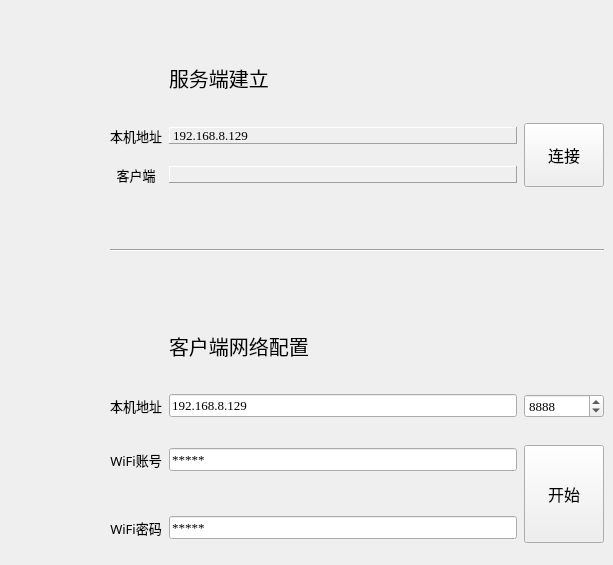
      <widget class="QWidget" name="tab_6">
       <attribute name="icon">
        <iconset resource="res.qrc">
         <normaloff>:/icon/img/icon4.png</normaloff>:/icon/img/icon4.png</iconset>
       </attribute>
       <attribute name="title">
        <string/>
       </attribute>
       <attribute name="toolTip">
        <string>网络</string>
       </attribute>
       <widget class="QWidget" name="gridLayoutWidget_4">
        <property name="geometry">
         <rect>
          <x>90</x>
          <y>40</y>
          <width>514</width>
          <height>516</height>
         </rect>
        </property>
        <layout class="QGridLayout" name="gridLayout_4" rowstretch="0,0,0,0,0,0,0,0,0,0" columnstretch="0,0,0,0">
         <property name="spacing">
          <number>7</number>
         </property>
         <item row="0" column="1">
          <widget class="QLabel" name="label_18">
           <property name="sizePolicy">
            <sizepolicy hsizetype="Preferred" vsizetype="Preferred">
             <horstretch>10</horstretch>
             <verstretch>10</verstretch>
            </sizepolicy>
           </property>
           <property name="maximumSize">
            <size>
             <width>50</width>
             <height>50</height>
            </size>
           </property>
           <property name="sizeIncrement">
            <size>
             <width>0</width>
             <height>0</height>
            </size>
           </property>
           <property name="baseSize">
            <size>
             <width>0</width>
             <height>0</height>
            </size>
           </property>
           <property name="font">
            <font>
             <pointsize>8</pointsize>
            </font>
           </property>
           <property name="mouseTracking">
            <bool>false</bool>
           </property>
           <property name="styleSheet">
            <string notr="true">image: url(:/icon/img/TCP.png);</string>
           </property>
           <property name="text">
            <string/>
           </property>
           <property name="textFormat">
            <enum>Qt::AutoText</enum>
           </property>
           <property name="alignment">
            <set>Qt::AlignCenter</set>
           </property>
           <property name="wordWrap">
            <bool>false</bool>
           </property>
          </widget>
         </item>
         <item row="4" column="0">
          <spacer name="verticalSpacer_4">
           <property name="orientation">
            <enum>Qt::Vertical</enum>
           </property>
           <property name="sizeType">
            <enum>QSizePolicy::Fixed</enum>
           </property>
           <property name="sizeHint" stdset="0">
            <size>
             <width>20</width>
             <height>62</height>
            </size>
           </property>
          </spacer>
         </item>
         <item row="2" column="1">
          <widget class="QLabel" name="label_7">
           <property name="font">
            <font>
             <family>黑体</family>
             <pointsize>10</pointsize>
            </font>
           </property>
           <property name="frameShape">
            <enum>QFrame::NoFrame</enum>
           </property>
           <property name="frameShadow">
            <enum>QFrame::Sunken</enum>
           </property>
           <property name="text">
            <string>客户端</string>
           </property>
           <property name="alignment">
            <set>Qt::AlignCenter</set>
           </property>
          </widget>
         </item>
         <item row="8" column="1">
          <spacer name="verticalSpacer_7">
           <property name="orientation">
            <enum>Qt::Vertical</enum>
           </property>
           <property name="sizeType">
            <enum>QSizePolicy::Fixed</enum>
           </property>
           <property name="sizeHint" stdset="0">
            <size>
             <width>20</width>
             <height>10</height>
            </size>
           </property>
          </spacer>
         </item>
         <item row="7" column="0">
          <spacer name="verticalSpacer_10">
           <property name="orientation">
            <enum>Qt::Vertical</enum>
           </property>
           <property name="sizeType">
            <enum>QSizePolicy::Fixed</enum>
           </property>
           <property name="sizeHint" stdset="0">
            <size>
             <width>20</width>
             <height>30</height>
            </size>
           </property>
          </spacer>
         </item>
         <item row="0" column="2" colspan="2">
          <widget class="QLabel" name="label_15">
           <property name="font">
            <font>
             <family>黑体</family>
             <pointsize>15</pointsize>
            </font>
           </property>
           <property name="text">
            <string>服务端建立</string>
           </property>
           <property name="alignment">
            <set>Qt::AlignLeading|Qt::AlignLeft|Qt::AlignVCenter</set>
           </property>
          </widget>
         </item>
         <item row="4" column="2" colspan="2">
          <widget class="QLabel" name="label_17">
           <property name="font">
            <font>
             <family>黑体</family>
             <pointsize>15</pointsize>
            </font>
           </property>
           <property name="text">
            <string>客户端网络配置</string>
           </property>
           <property name="alignment">
            <set>Qt::AlignLeading|Qt::AlignLeft|Qt::AlignVCenter</set>
           </property>
          </widget>
         </item>
         <item row="5" column="3">
          <widget class="QSpinBox" name="spinBox_Port">
           <property name="font">
            <font>
             <family>Times New Roman</family>
             <pointsize>10</pointsize>
            </font>
           </property>
           <property name="minimum">
            <number>1</number>
           </property>
           <property name="maximum">
            <number>65536</number>
           </property>
           <property name="value">
            <number>8888</number>
           </property>
          </widget>
         </item>
         <item row="6" column="1">
          <spacer name="verticalSpacer_6">
           <property name="orientation">
            <enum>Qt::Vertical</enum>
           </property>
           <property name="sizeType">
            <enum>QSizePolicy::Fixed</enum>
           </property>
           <property name="sizeHint" stdset="0">
            <size>
             <width>20</width>
             <height>10</height>
            </size>
           </property>
          </spacer>
         </item>
         <item row="7" column="2">
          <widget class="QLineEdit" name="lineEdit_wifi_id">
           <property name="font">
            <font>
             <family>Times New Roman</family>
             <pointsize>10</pointsize>
            </font>
           </property>
           <property name="text">
            <string>*****</string>
           </property>
          </widget>
         </item>
         <item row="5" column="2">
          <widget class="QLineEdit" name="lineEdit_IP">
           <property name="font">
            <font>
             <family>Times New Roman</family>
             <pointsize>10</pointsize>
            </font>
           </property>
           <property name="text">
            <string>192.168.8.129</string>
           </property>
          </widget>
         </item>
         <item row="3" column="0">
          <spacer name="verticalSpacer_5">
           <property name="orientation">
            <enum>Qt::Vertical</enum>
           </property>
           <property name="sizeType">
            <enum>QSizePolicy::Fixed</enum>
           </property>
           <property name="sizeHint" stdset="0">
            <size>
             <width>20</width>
             <height>100</height>
            </size>
           </property>
          </spacer>
         </item>
         <item row="4" column="1">
          <widget class="QLabel" name="label_22">
           <property name="sizePolicy">
            <sizepolicy hsizetype="Preferred" vsizetype="Preferred">
             <horstretch>20</horstretch>
             <verstretch>10</verstretch>
            </sizepolicy>
           </property>
           <property name="maximumSize">
            <size>
             <width>50</width>
             <height>50</height>
            </size>
           </property>
           <property name="font">
            <font>
             <pointsize>8</pointsize>
            </font>
           </property>
           <property name="styleSheet">
            <string notr="true">border-image: url(:/icon/img/config.png);</string>
           </property>
           <property name="text">
            <string/>
           </property>
           <property name="textFormat">
            <enum>Qt::AutoText</enum>
           </property>
           <property name="alignment">
            <set>Qt::AlignCenter</set>
           </property>
           <property name="wordWrap">
            <bool>false</bool>
           </property>
          </widget>
         </item>
         <item row="1" column="1">
          <widget class="QLabel" name="label_6">
           <property name="sizePolicy">
            <sizepolicy hsizetype="Minimum" vsizetype="Minimum">
             <horstretch>0</horstretch>
             <verstretch>0</verstretch>
            </sizepolicy>
           </property>
           <property name="font">
            <font>
             <family>黑体</family>
             <pointsize>10</pointsize>
            </font>
           </property>
           <property name="frameShape">
            <enum>QFrame::NoFrame</enum>
           </property>
           <property name="frameShadow">
            <enum>QFrame::Sunken</enum>
           </property>
           <property name="text">
            <string>本机地址</string>
           </property>
           <property name="alignment">
            <set>Qt::AlignCenter</set>
           </property>
          </widget>
         </item>
         <item row="9" column="1">
          <widget class="QLabel" name="label_23">
           <property name="font">
            <font>
             <family>黑体</family>
             <pointsize>10</pointsize>
            </font>
           </property>
           <property name="frameShape">
            <enum>QFrame::NoFrame</enum>
           </property>
           <property name="frameShadow">
            <enum>QFrame::Sunken</enum>
           </property>
           <property name="text">
            <string>WiFi密码</string>
           </property>
           <property name="alignment">
            <set>Qt::AlignCenter</set>
           </property>
          </widget>
         </item>
         <item row="5" column="1">
          <widget class="QLabel" name="label_19">
           <property name="font">
            <font>
             <family>黑体</family>
             <pointsize>10</pointsize>
            </font>
           </property>
           <property name="frameShape">
            <enum>QFrame::NoFrame</enum>
           </property>
           <property name="frameShadow">
            <enum>QFrame::Sunken</enum>
           </property>
           <property name="text">
            <string>本机地址</string>
           </property>
           <property name="alignment">
            <set>Qt::AlignCenter</set>
           </property>
          </widget>
         </item>
         <item row="5" column="0">
          <spacer name="verticalSpacer_12">
           <property name="orientation">
            <enum>Qt::Vertical</enum>
           </property>
           <property name="sizeType">
            <enum>QSizePolicy::Fixed</enum>
           </property>
           <property name="sizeHint" stdset="0">
            <size>
             <width>20</width>
             <height>30</height>
            </size>
           </property>
          </spacer>
         </item>
         <item row="9" column="0">
          <spacer name="verticalSpacer_11">
           <property name="orientation">
            <enum>Qt::Vertical</enum>
           </property>
           <property name="sizeType">
            <enum>QSizePolicy::Fixed</enum>
           </property>
           <property name="sizeHint" stdset="0">
            <size>
             <width>20</width>
             <height>30</height>
            </size>
           </property>
          </spacer>
         </item>
         <item row="0" column="0">
          <spacer name="verticalSpacer_3">
           <property name="orientation">
            <enum>Qt::Vertical</enum>
           </property>
           <property name="sizeType">
            <enum>QSizePolicy::Fixed</enum>
           </property>
           <property name="sizeHint" stdset="0">
            <size>
             <width>20</width>
             <height>62</height>
            </size>
           </property>
          </spacer>
         </item>
         <item row="9" column="2">
          <widget class="QLineEdit" name="lineEdit_wifi_pw">
           <property name="font">
            <font>
             <family>Times New Roman</family>
             <pointsize>10</pointsize>
            </font>
           </property>
           <property name="text">
            <string>*****</string>
           </property>
          </widget>
         </item>
         <item row="7" column="1">
          <widget class="QLabel" name="label_21">
           <property name="font">
            <font>
             <family>黑体</family>
             <pointsize>10</pointsize>
            </font>
           </property>
           <property name="frameShape">
            <enum>QFrame::NoFrame</enum>
           </property>
           <property name="frameShadow">
            <enum>QFrame::Sunken</enum>
           </property>
           <property name="text">
            <string>WiFi账号</string>
           </property>
           <property name="alignment">
            <set>Qt::AlignCenter</set>
           </property>
          </widget>
         </item>
         <item row="1" column="3" rowspan="2">
          <widget class="QPushButton" name="pushButton_connect_tcp">
           <property name="sizePolicy">
            <sizepolicy hsizetype="Preferred" vsizetype="Preferred">
             <horstretch>0</horstretch>
             <verstretch>0</verstretch>
            </sizepolicy>
           </property>
           <property name="font">
            <font>
             <family>黑体</family>
             <pointsize>12</pointsize>
            </font>
           </property>
           <property name="text">
            <string>连接</string>
           </property>
          </widget>
         </item>
         <item row="1" column="2">
          <widget class="QLabel" name="label_local_ip">
           <property name="sizePolicy">
            <sizepolicy hsizetype="Preferred" vsizetype="Fixed">
             <horstretch>0</horstretch>
             <verstretch>0</verstretch>
            </sizepolicy>
           </property>
           <property name="font">
            <font>
             <family>Times New Roman</family>
             <pointsize>10</pointsize>
            </font>
           </property>
           <property name="frameShape">
            <enum>QFrame::Panel</enum>
           </property>
           <property name="frameShadow">
            <enum>QFrame::Raised</enum>
           </property>
           <property name="text">
            <string>192.168.8.129</string>
           </property>
          </widget>
         </item>
         <item row="7" column="3" rowspan="3">
          <widget class="QPushButton" name="pushButton_push">
           <property name="sizePolicy">
            <sizepolicy hsizetype="Preferred" vsizetype="Preferred">
             <horstretch>0</horstretch>
             <verstretch>0</verstretch>
            </sizepolicy>
           </property>
           <property name="font">
            <font>
             <family>黑体</family>
             <pointsize>12</pointsize>
            </font>
           </property>
           <property name="text">
            <string>开始</string>
           </property>
          </widget>
         </item>
         <item row="2" column="2">
          <widget class="QLabel" name="label_client_ip">
           <property name="sizePolicy">
            <sizepolicy hsizetype="Preferred" vsizetype="Fixed">
             <horstretch>0</horstretch>
             <verstretch>0</verstretch>
            </sizepolicy>
           </property>
           <property name="font">
            <font>
             <family>Times New Roman</family>
             <pointsize>10</pointsize>
            </font>
           </property>
           <property name="frameShape">
            <enum>QFrame::Panel</enum>
           </property>
           <property name="frameShadow">
            <enum>QFrame::Raised</enum>
           </property>
           <property name="text">
            <string/>
           </property>
          </widget>
         </item>
         <item row="2" column="0">
          <spacer name="verticalSpacer_8">
           <property name="orientation">
            <enum>Qt::Vertical</enum>
           </property>
           <property name="sizeType">
            <enum>QSizePolicy::Fixed</enum>
           </property>
           <property name="sizeHint" stdset="0">
            <size>
             <width>20</width>
             <height>25</height>
            </size>
           </property>
          </spacer>
         </item>
         <item row="1" column="0">
          <spacer name="verticalSpacer_9">
           <property name="orientation">
            <enum>Qt::Vertical</enum>
           </property>
           <property name="sizeType">
            <enum>QSizePolicy::Fixed</enum>
           </property>
           <property name="sizeHint" stdset="0">
            <size>
             <width>20</width>
             <height>25</height>
            </size>
           </property>
          </spacer>
         </item>
         <item row="3" column="1" colspan="3">
          <widget class="Line" name="line_3">
           <property name="styleSheet">
            <string notr="true"/>
           </property>
           <property name="orientation">
            <enum>Qt::Horizontal</enum>
           </property>
          </widget>
         </item>
        </layout>
       </widget>
      </widget>
